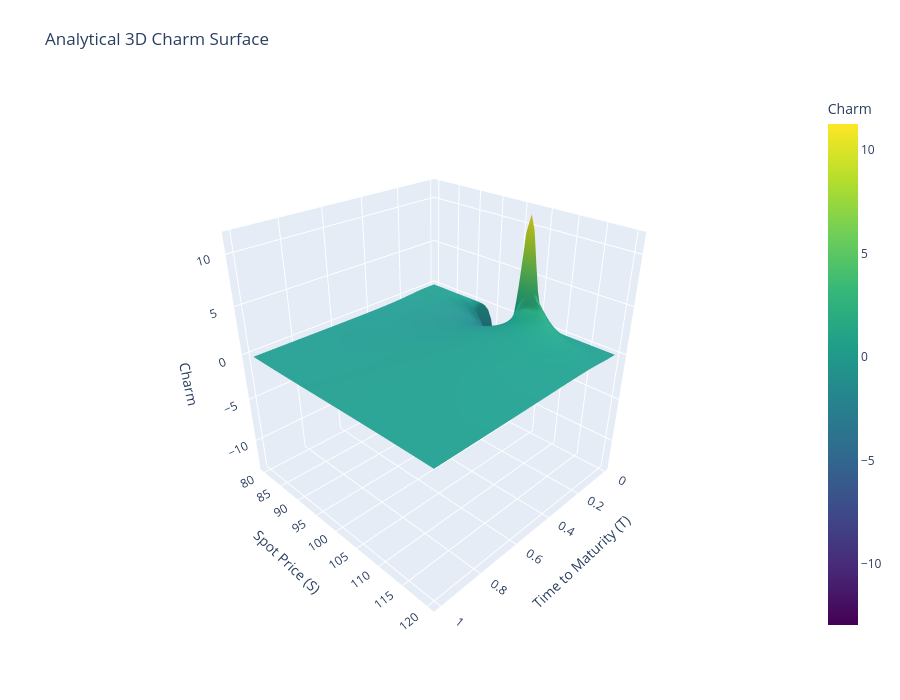

The notebook cell saved with this chart:
### Code cell
import numpy as np
import plotly.graph_objects as go
from scipy.stats import norm

# 1. Paramètres
K = 100.0
r = 0.05
sigma = 0.20

# 2. Création de la grille (Vectorisé)
time_steps = np.linspace(0.01, 1.0, 50)
spot_steps = np.linspace(80, 120, 50)
T_mesh, S_mesh = np.meshgrid(time_steps, spot_steps)

# 3. Calcul analytique du Charm
d1 = (np.log(S_mesh / K) + (r + 0.5 * sigma**2) * T_mesh) / (sigma * np.sqrt(T_mesh))
d2 = d1 - sigma * np.sqrt(T_mesh)

charm_mesh = -norm.pdf(d1) * ((r / (sigma * np.sqrt(T_mesh))) - (d2 / (2 * T_mesh)))

# 4. Rendu interactif avec Plotly
fig = go.Figure(data=[go.Surface(
    z=charm_mesh, 
    x=time_steps, 
    y=spot_steps,
    colorscale='Viridis',
    colorbar=dict(title="Charm")
)])

fig.update_layout(
    title='Analytical 3D Charm Surface',
    scene=dict(
        xaxis_title='Time to Maturity (T)',
        yaxis_title='Spot Price (S)',
        zaxis_title='Charm',
        camera=dict(
            eye=dict(x=1.5, y=1.5, z=1.2) # Angle de vue initial par défaut
        )
    ),
    width=900,
    height=700,
    margin=dict(l=65, r=50, b=65, t=90)
)

fig.show()

### Figure 1 — Plotly figure (JSON) as saved in the notebook; plotly's stock layout.template omitted (floating-point values rounded to 4 significant figures; data arrays with more than 128 entries replaced by an {"elided": "..."} marker saying what was removed)
{"data": [{"colorbar": {"title": {"text": "Charm"}}, "colorscale": [[0, "#440154"], [0.1111, "#482878"], [0.2222, "#3e4989"], [0.3333, "#31688e"], [0.4444, "#26828e"], [0.5556, "#1f9e89"], [0.6667, "#35b779"], [0.7778, "#6ece58"], [0.8889, "#b5de2b"], [1, "#fde725"]], "type": "surface", "x": [0.01, 0.0302, 0.05041, 0.07061, 0.09082, 0.111, 0.1312, 0.1514, 0.1716, 0.1918, 0.212, 0.2322, 0.2524, 0.2727, 0.2929, 0.3131, 0.3333, 0.3535, 0.3737, 0.3939, 0.4141, 0.4343, 0.4545, 0.4747, 0.4949, 0.5151, 0.5353, 0.5555, 0.5757, 0.5959, 0.6161, 0.6363, 0.6565, 0.6767, 0.6969, 0.7171, 0.7373, 0.7576, 0.7778, 0.798, 0.8182, 0.8384, 0.8586, 0.8788, 0.899, 0.9192, 0.9394, 0.9596, 0.9798, 1.0], "y": [80.0, 80.82, 81.63, 82.45, 83.27, 84.08, 84.9, 85.71, 86.53, 87.35, 88.16, 88.98, 89.8, 90.61, 91.43, 92.24, 93.06, 93.88, 94.69, 95.51, 96.33, 97.14, 97.96, 98.78, 99.59, 100.4, 101.2, 102.0, 102.9, 103.7, 104.5, 105.3, 106.1, 106.9, 107.8, 108.6, 109.4, 110.2, 111.0, 111.8, 112.7, 113.5, 114.3, 115.1, 115.9, 116.7, 117.6, 118.4, 119.2, 120.0], "z": {"elided": "50x50 float values"}}], "layout": {"height": 700, "margin": {"b": 65, "l": 65, "r": 50, "t": 90}, "scene": {"camera": {"eye": {"x": 1.5, "y": 1.5, "z": 1.2}}, "xaxis": {"title": {"text": "Time to Maturity (T)"}}, "yaxis": {"title": {"text": "Spot Price (S)"}}, "zaxis": {"title": {"text": "Charm"}}}, "title": {"text": "Analytical 3D Charm Surface"}, "width": 900}}
